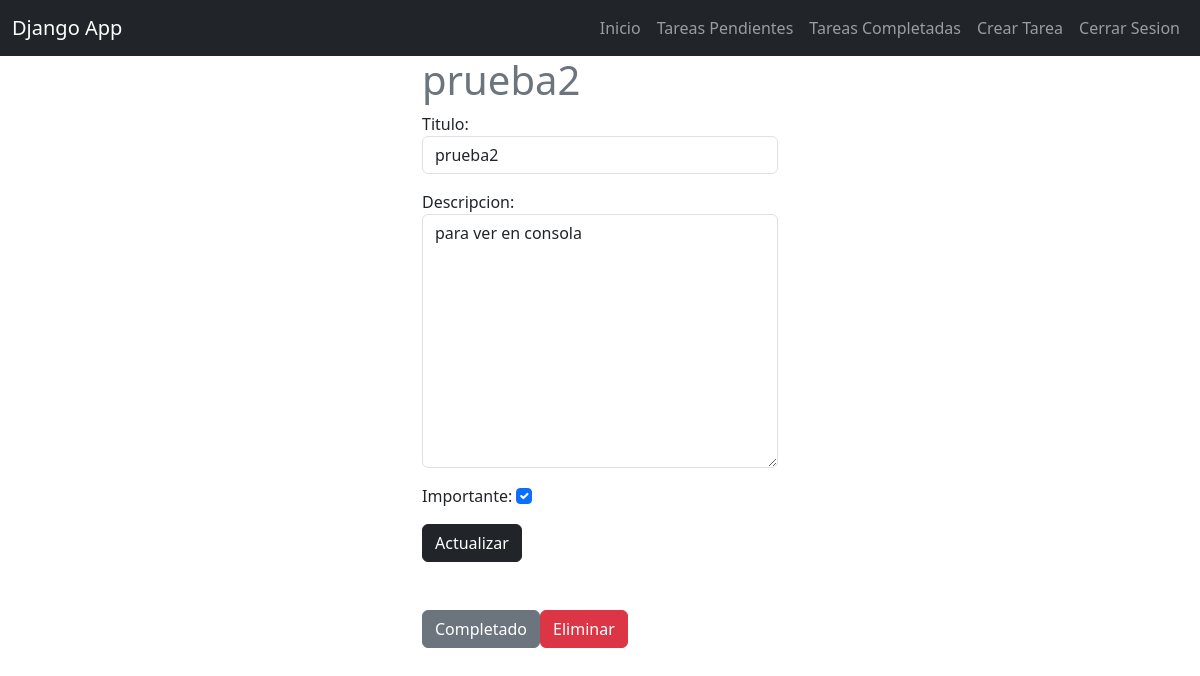
The app's page /tasks/3/ (signed in), older data.
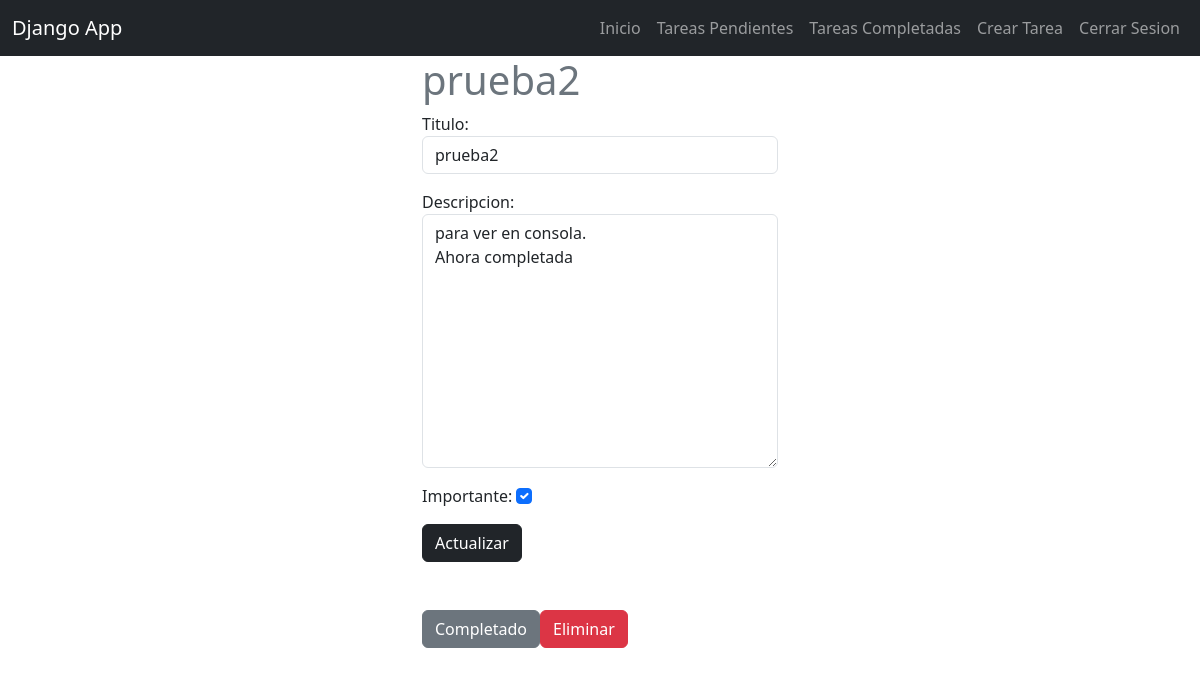
The same page, newer data.
### tasks/models.py (models this page shows, shortened)
class Task(models.Model):
    titulo = models.CharField(max_length=200) #Titulo
    descripcion = models.TextField(blank=True) #Descripcion
    Fcreado = models.DateTimeField(auto_now_add=True) #para asignar en automatico la fecha y hora en archivo
    Fcompletado = models.DateTimeField(null=True, blank=True) #fecha de completado el blank es para pasar el dato vacio el admin
    importante = models.BooleanField(default=False) #asignar si es importante
    user = models.ForeignKey(User, on_delete=models.CASCADE)  #id usuario

### tasks/views.py (the view, shortened to what this page needs)
# urls.py: path('tasks/<int:tarea_id>/', views.task_detalles, name='detalle_tareas'), #le agregamos un dato dinamico aqui y en views.py
@login_required
def task_detalles(request, tarea_id):   #agregamos el dato dinamico que pusimos en urls
    if request.method == 'GET':
        tarea = get_object_or_404(Task, pk=tarea_id, user=request.user) #pasamos el modelo de consulta
        form = TaskForm(instance=tarea)
        return render(request, 'tasks_detalles.html', {
            'task': tarea,
            'form': form
            })

### tasks/forms.py
class TaskForm(forms.ModelForm):  #creamos las clase
    class Meta:   #introducimos una clase meta para procesar datos
        model = Task  #referenciamos el modelo tarea.
        fields = ['titulo', 'descripcion', 'importante']
        widgets = { #esto es un diccionario para mandar un formulario en la vista create_tasks.html
            'titulo': forms.TextInput(attrs={'class':'form-control', 'placeholder':'Titulo de la tarea.'}),
            'descripcion': forms.Textarea(attrs={'class':'form-control', 'placeholder':'Describe la tarea.'}),
            'importante': forms.CheckboxInput(attrs={'class':'form-check-input'}),
        }

### tasks/templates/tasks_detalles.html (shortened to what this page needs)
{% extends 'base.html' %}
{% block content %}
<main class="container">
    <div class="col row">
        <div class="col-md-4 offset-md-4">
            <h1 class="text-secondary">{{task.titulo}}</h1>
            <form method="POST">
                {{form.as_p}}
                <button class="btn btn-dark">
                    Actualizar
                </button>
            </form>
            <div class="mt-5 d-flex">
                <form action="{% url 'complete_task' task.id %}" method="POST">
                    <button class="btn btn-secondary">
                        Completado
                    </button>
                </form>
                <form action="{% url 'delete_task' task.id %}" method="POST">
                    <button class="btn btn-danger">
                        Eliminar
                    </button>
                </form>
            </div>
        </div>
    </div>
</main>
{% endblock %}

Row changes from the older to the newer data that the page shows:
changed Task "prueba2": descripcion "para ver en consola" → "para ver en consola. Ahora completada"
